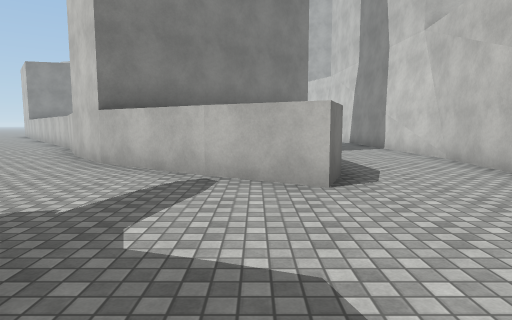
view 1 (above)

22 first-person views from a walk through a 3-D level made in the Unity game engine. The camera is 1.4 m above the floor, tilts 6° down and sees 75° across. The floor is counted in squares, 2 m on a side. Each view is taken from the middle of a square. On the plan, view 1 faces up. The plan holds only what a view shows up to about 10 squares ahead; the rest is blank. The place goes on beyond the plan. The player character is not drawn. Surface patterns are stand-ins for the level's own textures.

view 2
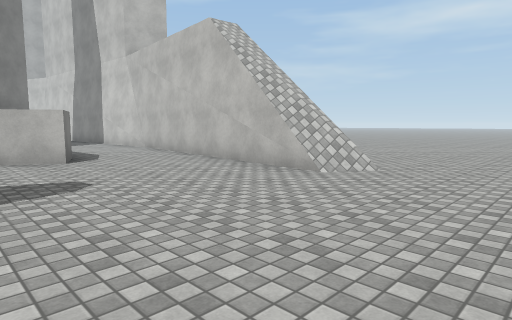

view 3
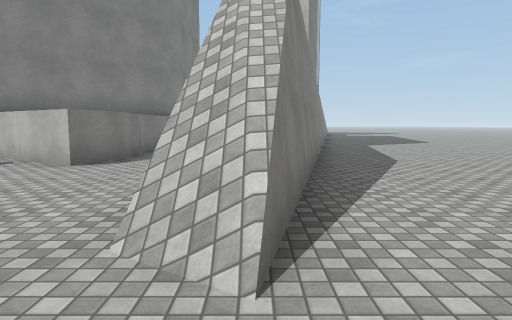

view 4
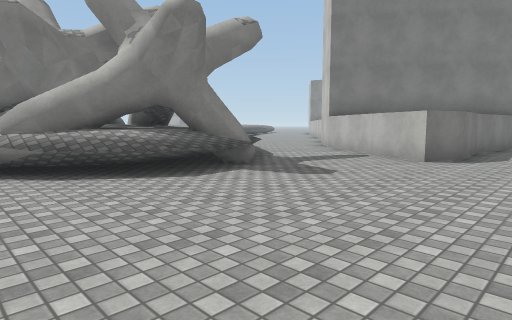

view 5
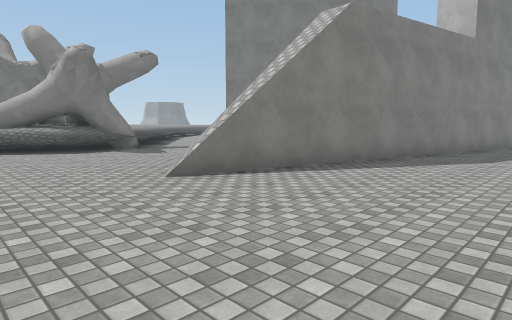

view 6
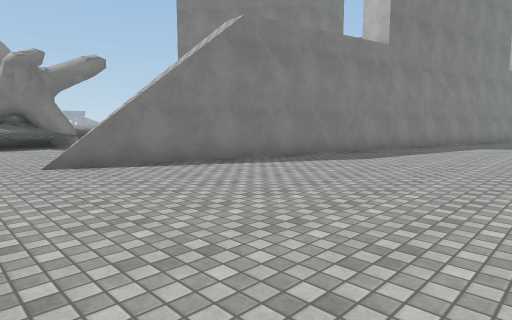

view 7
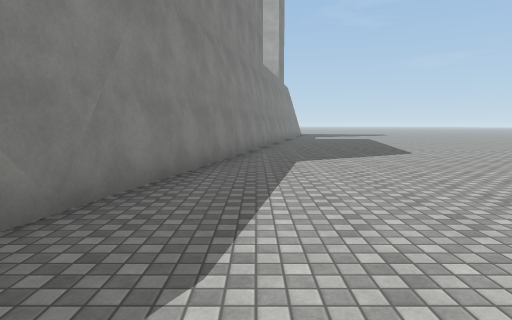

view 8
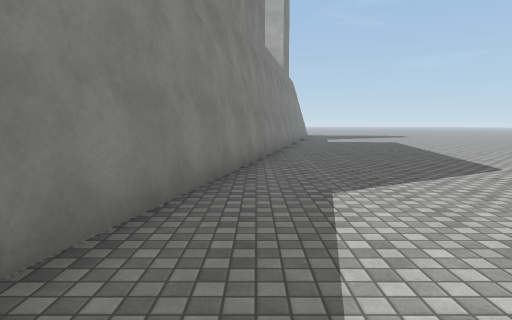

view 9
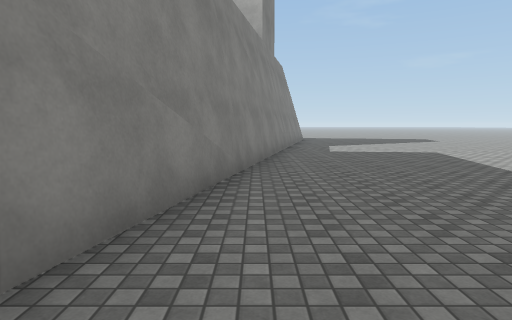

view 10
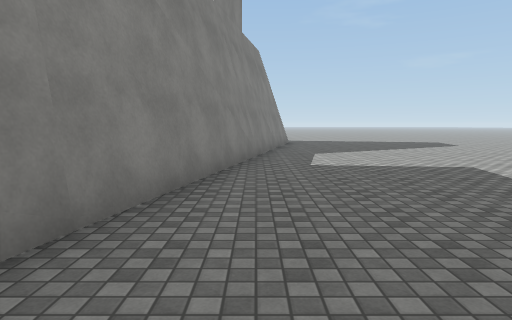

view 11
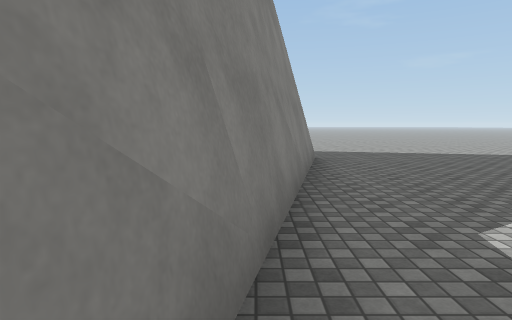

view 12
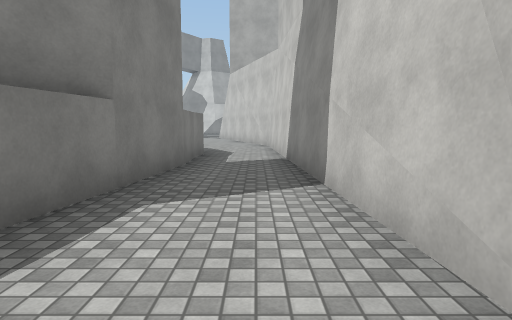

view 13
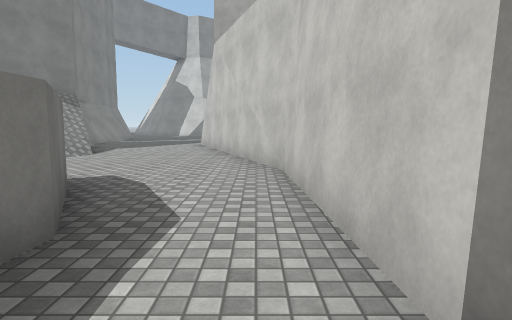

view 14
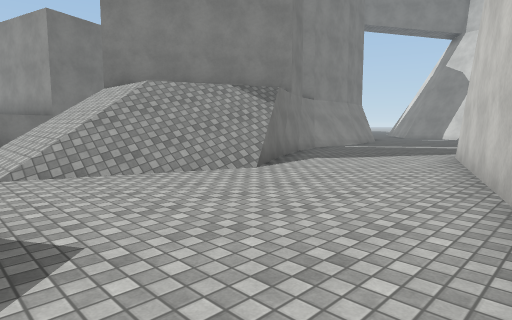

view 15
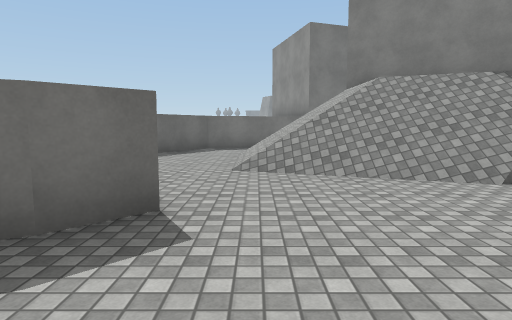

view 16
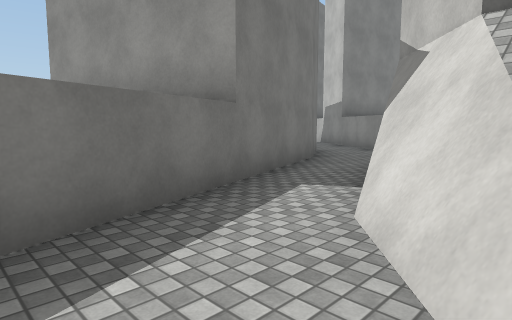

view 17
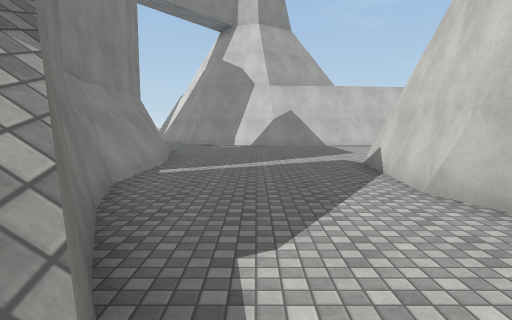

view 18
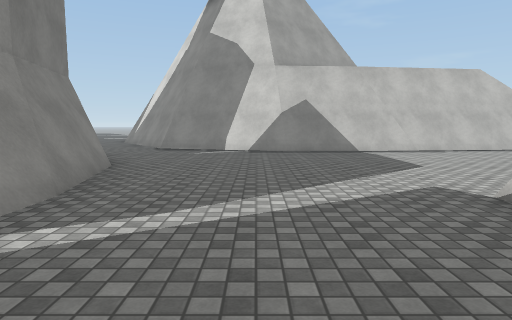

view 19
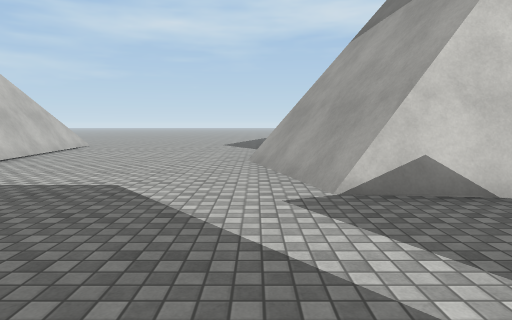

view 20
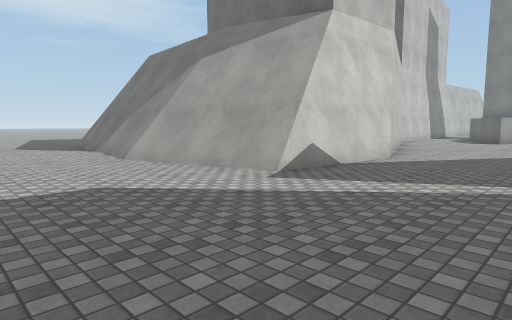

view 21
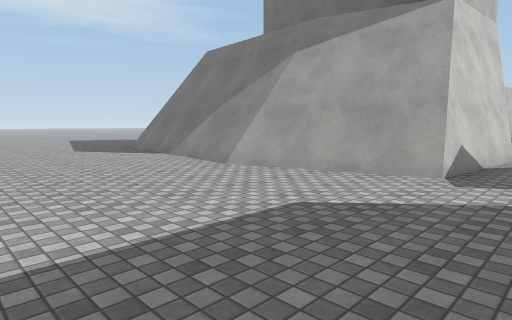

view 22
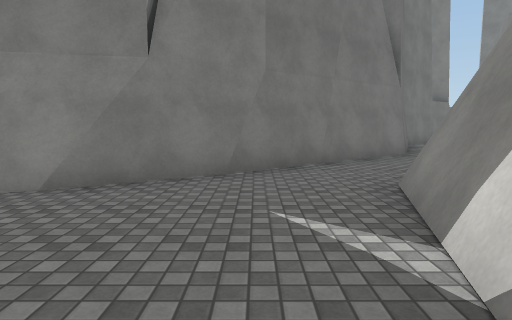

### Floor plan
Key: @ floor where view 1 was taken; # wall or solid block; . main floor; : floor 3.25 m higher than the main floor; / step, stairs or slope; = window, fence, low wall or low ledge; ^ raised ledge.
Columns run from 10 left of view 1 to 10 right of it. Each row starts with its distance up from view 1.
 36 ##.
 35  ##..
 34   ##..####    #####
 33    ##....#######...
 32     ##.............
 31      #...............
 30      ##..............
 29       #..............
 28       #.......////...
 27       ##....#########
 26 ##    ##....#      ##
 25 .#    ##....#      #.
 24 ..    ##....#      #.
 23 #..   #/....#      #.
 22 #..  ##:#...#     ##.
 21 ##.  # //...##    #..
 20  #..#  ///...#    #..
 19  #..#/////...#    #..
 18   ^./////....##   #..
 17   ^..=///.....#  ##..
 16    ^......#...#  #...
 15    ^^.... ##..#  #...
 14      ^     ^..#  #...
 13            ^..# ##...
 12            ^..###....
 11            #..###....
 10    ..^     #..###....
  9    ..^     #..###....
  8     ..##   #..###....
  7     ...#   ^..##.....
  6      ..##  ^..##.....
  5       ...^^^../#.....
  4       ....##../#....
  3        ^....../.....
  2      ^  ^...../......
  1    #^####...../......
  0      ^^#^.@..//......
 -1        #^............
 -2        #^............
 -3          ..........

Positions as (right, up) in squares from view 1, and headings:
1: (0, 0), facing up
2: (-1, -3), facing up-right
3: (4, -2), facing up
4: (3, -3), facing up-left
5: (8, -3), facing up-left
6: (10, -2), facing up-left
7: (7, 3), facing up
8: (7, 6), facing up
9: (8, 11), facing up
10: (9, 14), facing up
11: (9, 20), facing up
12: (3, 6), facing up
13: (3, 12), facing up
14: (3, 16), facing up-left
15: (3, 17), facing left
16: (-5, 16), facing up-left
17: (-1, 20), facing up
18: (-1, 24), facing up
19: (-2, 28), facing right
20: (-2, 31), facing down-right
21: (0, 32), facing down-right
22: (0, 32), facing left
